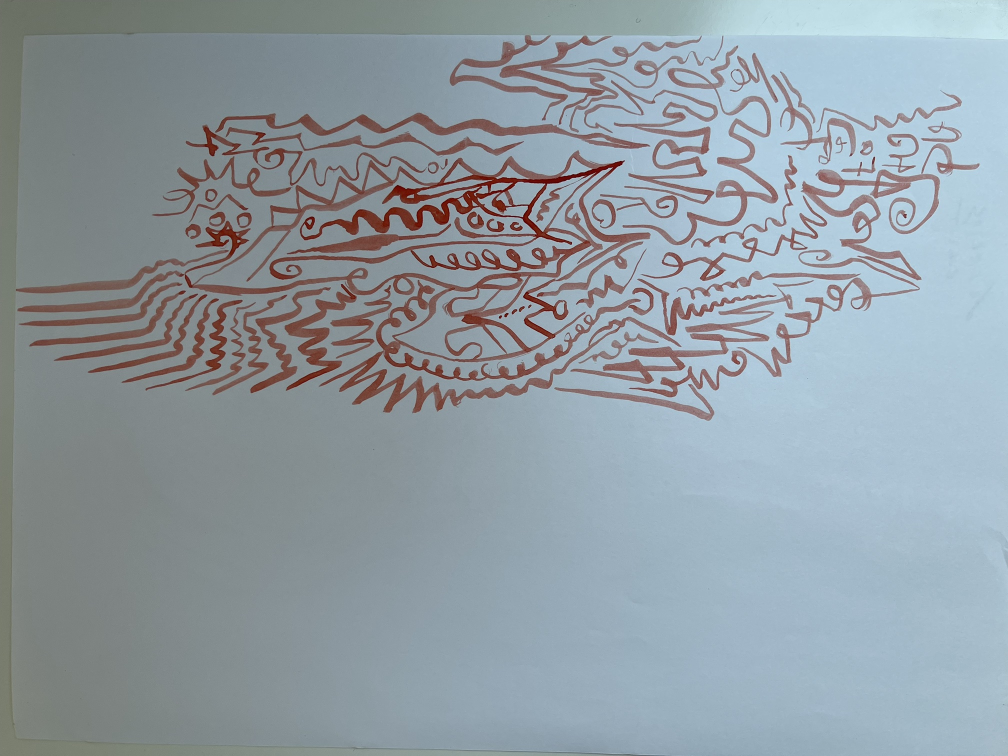
#> input picture editorial/robert/src/01.jpg, 2016 x 1512 px (shown at 1/2 size); its folder holds only this picture in this run
$ python process.py
#> lines starting #> are read from the running program, lines starting #| are printed output that depends on the picture; after the words box and inside, x2 and y2 are one past the last pixel; in counts of white or black regions, pixels touching at a corner belong together
#> further down, img is the input picture: shape (1512, 2016, 3); mean B, G, R 163.4, 156.3, 145.4
"""Digitize photographed artworks into clean plates.

perspective-correct (manual quads) -> flat-field (remove uneven light) ->
paper-white balance -> gentle contrast -> plates/NN.jpg (+ web thumbs)
"""
import cv2, numpy as np, os, json

R = os.path.dirname(os.path.dirname(os.path.abspath(__file__)))
F = None  # full frame

# TL, TR, BR, BL in source pixels; mode: 'flat' (paper visible) or 'wb' (painted ground)
WORKS = {
    "01": ([(44, 74), (2010, 64), (2010, 1508), (34, 1508)], "flat", 0),
    "02": ([(90, 72), (1952, 74), (1946, 1386), (100, 1392)], "flat", 0),
    "03": ([(60, 64), (1966, 56), (1972, 1428), (92, 1432)], "flat", 0),
    "04": ([(20, 60), (1952, 44), (1958, 1452), (16, 1452)], "flat", 0),
    "05": ([(40, 50), (1986, 42), (1984, 1478), (42, 1474)], "wb", 0),
    "06": ([(66, 72), (1958, 62), (1958, 1438), (62, 1440)], "flat", 0),
    "07": ([(42, 88), (1990, 76), (1990, 1462), (40, 1472)], "flat", 0),
    "08": ([(56, 76), (1962, 70), (1952, 1458), (56, 1468)], "flat", 0),
    "09": ([(78, 74), (1978, 60), (1990, 1480), (62, 1468)], "flat", 0),
    "10": ([(50, 82), (1952, 72), (1956, 1446), (48, 1432)], "flat", 0),
    "11": (F, "flat", 0),
    "12": ([(52, 72), (1956, 62), (1960, 1448), (50, 1440)], "flat", 0),
    "13": (F, "flat", 0),
    "14": (F, "flat", 0),
    "15": ([(90, 82), (1950, 72), (1942, 1406), (102, 1454)], "flat", 180),
    "16": ([(40, 96), (1960, 102), (1952, 1440), (36, 1450)], "wb", 0),
}
INSET = 0.012


def warp(img, quad):
    if quad is None:
        return img
    q = np.float32(quad)
    w = int(max(np.linalg.norm(q[1] - q[0]), np.linalg.norm(q[2] - q[3])))
    h = int(max(np.linalg.norm(q[3] - q[0]), np.linalg.norm(q[2] - q[1])))
    M = cv2.getPerspectiveTransform(q, np.float32([[0, 0], [w, 0], [w, h], [0, h]]))
    out = cv2.warpPerspective(img, M, (w, h), flags=cv2.INTER_LANCZOS4)
    dx, dy = int(w * INSET), int(h * INSET)
    return out[dy:h - dy, dx:w - dx]


def flatfield(img):
    """Divide by a smooth estimate of the paper illumination (per channel)."""
    f = img.astype(np.float32)
    h, w = f.shape[:2]
#> h = 1410; w = 1930
    s = 4
    small = cv2.resize(f, (w // s, h // s), interpolation=cv2.INTER_AREA)
    k = max(15, (min(h, w) // s) // 12) | 1
#> k = 29
    ill = cv2.dilate(small, cv2.getStructuringElement(cv2.MORPH_ELLIPSE, (k, k)))
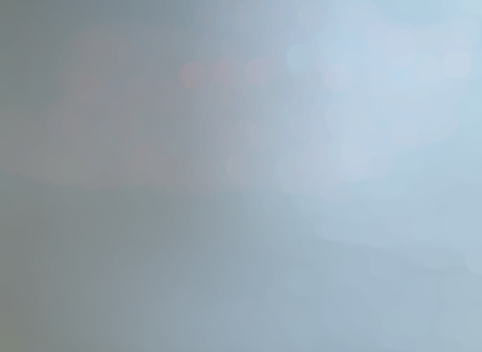
#> ill: shape (352, 482, 3) float32; mean B, G, R 180.8, 170.4, 155.6
    ill = cv2.GaussianBlur(ill, (0, 0), k / 1.5)
    ill = cv2.resize(ill, (w, h), interpolation=cv2.INTER_CUBIC)
#> ill: shape (1410, 1930, 3) float32
    out = f / np.maximum(ill, 1) * 247.0
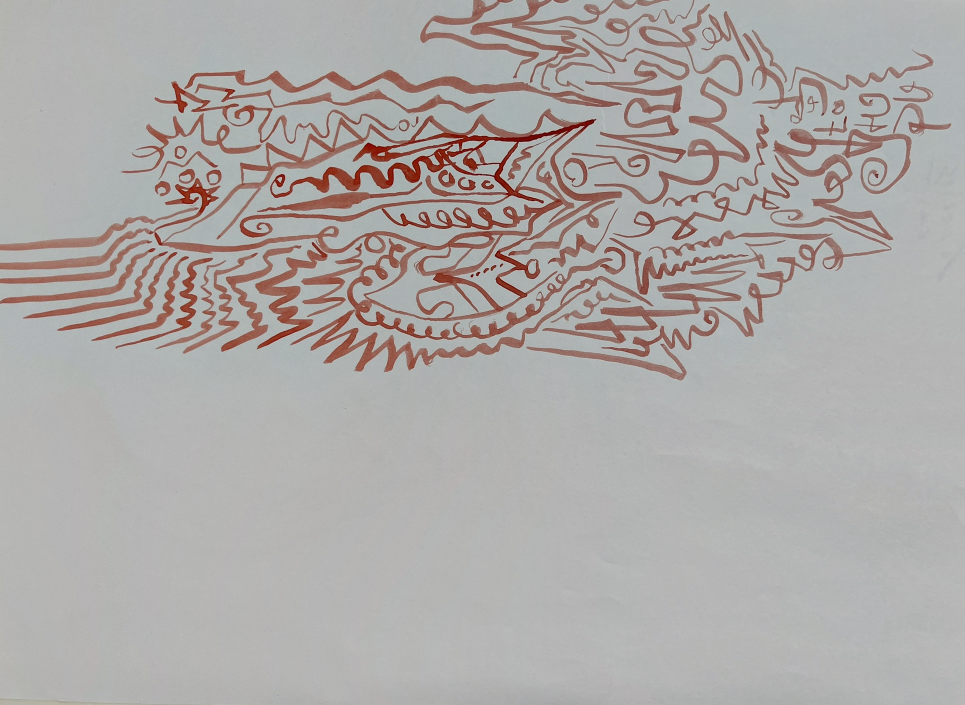
#> out: shape (1410, 1930, 3) float32 (shown at 1/2 size); mean B, G, R 226.5, 229.6, 234.2; drawn with min black and max white
    return np.clip(out, 0, 255)


def whitebalance(img):
    f = img.astype(np.float32)
    lum = f.mean(2)
    m = lum > np.percentile(lum, 97)
    ref = f[m].mean(0)
    out = f * (247.0 / ref)
    return np.clip(out, 0, 255)


def neutralize(f):
    """Scale each channel so the paper (bright, low-chroma pixels) lands on neutral 252."""
    lum = f.mean(2)
    chroma = f.max(2) - f.min(2)
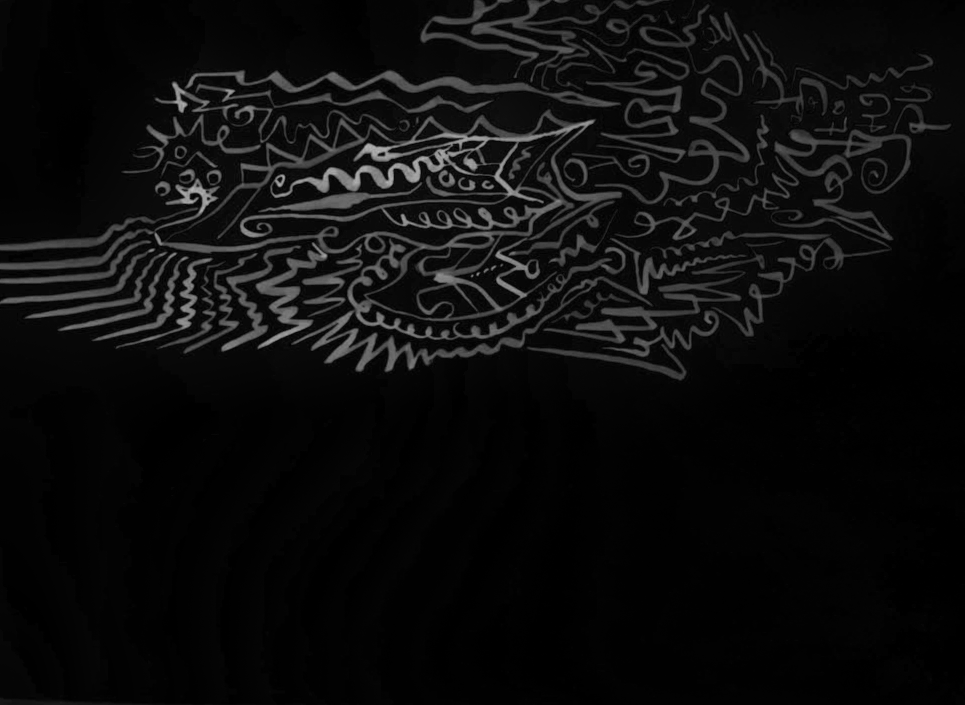
#> chroma: shape (1410, 1930) float32 (shown at 1/2 size); min 0, max 190.6, mean 13.1
    m = (lum > np.percentile(lum, 60)) & (chroma < np.percentile(chroma, 50))
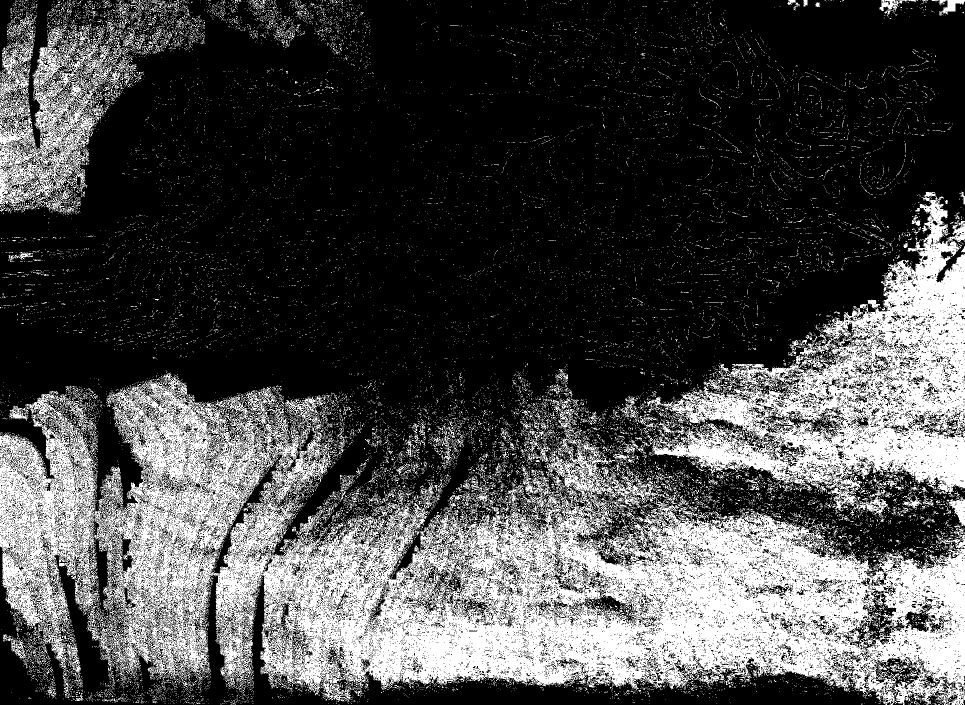
#> m: shape (1410, 1930) bool (shown at 1/2 size); 29.1% white; 21996 white regions (21403 under 20 px), largest, box (x1, y1, x2, y2) and area: (0, 745, 1930, 1410) 524200, (1294, 384, 1930, 1023) 135665, (0, 35, 273, 428) 35333
    if m.sum() < 1000:
        m = lum > np.percentile(lum, 95)
    ref = np.median(f[m], axis=0)
#> ref = [242.1, 242.5, 242.2]
    return np.clip(f * (252.0 / ref), 0, 255)


def finish(f):
    # paper -> warm archival white; deepen pigments slightly (soft S-curve on luminance)
    x = f / 255.0
    lo = np.percentile(x.mean(2), 0.5)
#> lo = 0.343
    x = np.clip((x - lo * 0.6) / (1 - lo * 0.6), 0, 1)
    x = np.where(x > 0.90, 1.0 - (1 - x) * 0.35, x)  # push near-white paper to clean white
    x = x ** 1.08
    # pigment saturation boost in LAB-ish space
    hsv = cv2.cvtColor((x * 255).astype(np.uint8), cv2.COLOR_BGR2HSV).astype(np.float32)
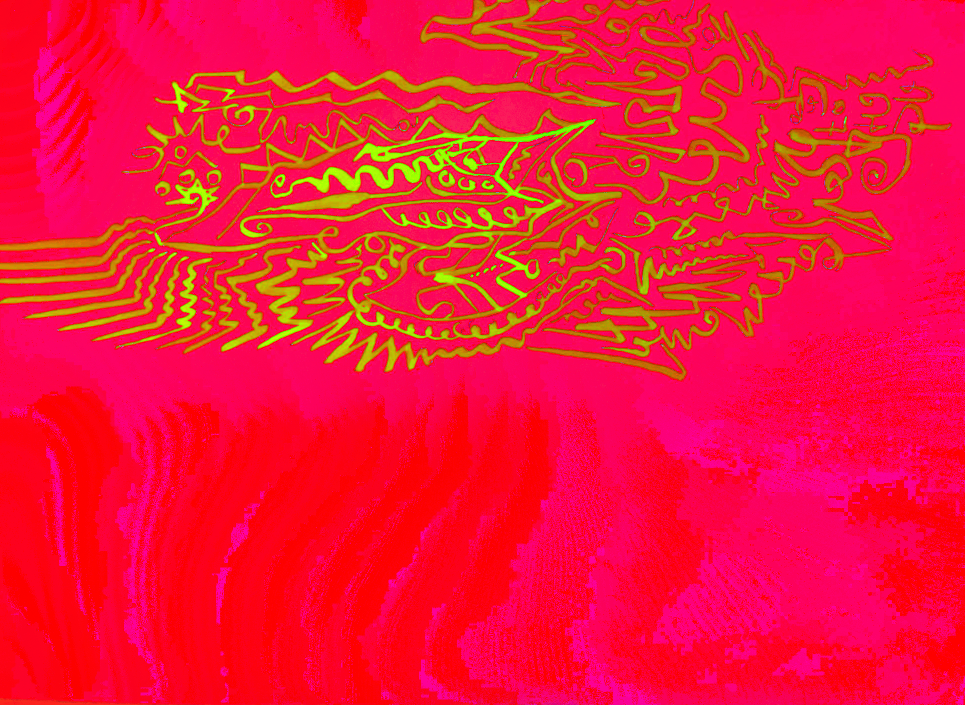
#> hsv: shape (1410, 1930, 3) float32 (shown at 1/2 size); mean B, G, R 57, 19.5, 245.1
    hsv[..., 1] = np.clip(hsv[..., 1] * 1.12, 0, 255)
    out = cv2.cvtColor(hsv.astype(np.uint8), cv2.COLOR_HSV2BGR).astype(np.float32)
    paper = np.array([238, 245, 249], np.float32)  # BGR of warm white #F9F5EE
    out = out * (paper / 255.0)
    # unsharp mask for print crispness
    blur = cv2.GaussianBlur(out, (0, 0), 1.2)
    out = cv2.addWeighted(out, 1.35, blur, -0.35, 0)
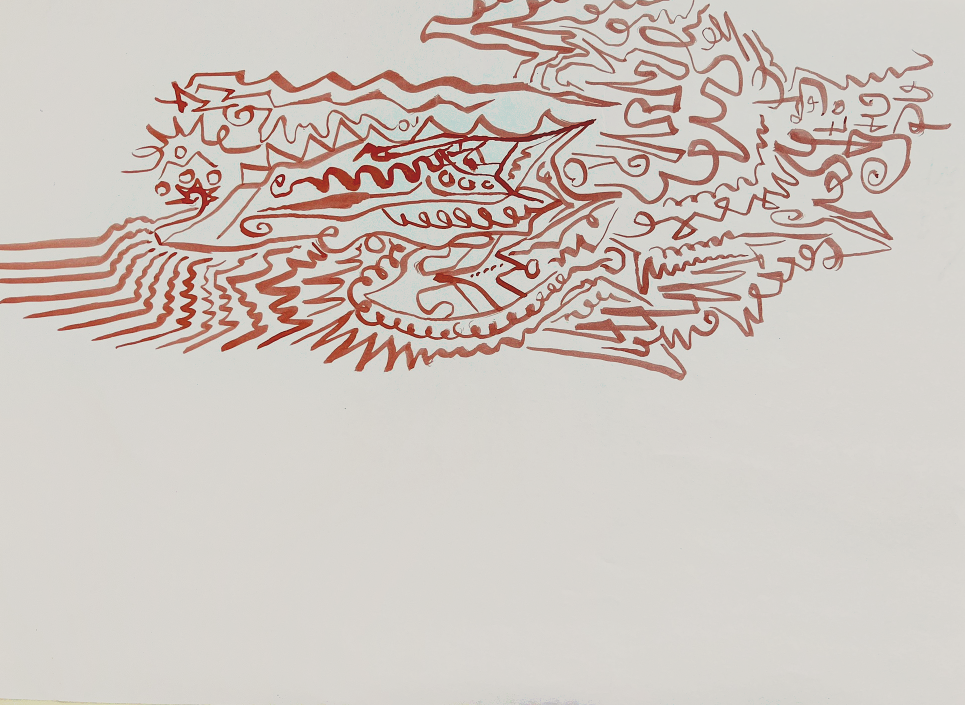
#> out: shape (1410, 1930, 3) float32 (shown at 1/2 size); mean B, G, R 210.2, 227.6, 239.9; drawn with min black and max white
    return np.clip(out, 0, 255).astype(np.uint8)


def trim_edges(img, maxf=0.04):
    """Cut away leftover table/shadow rows+cols at the borders (yellowish or dark vs paper)."""
#> called with maxf = 0.04
    f = img.astype(np.float32)
    def bad(line):
        med = np.median(line, axis=0)  # BGR
        yellow = (med[1] + med[2]) / 2 - med[0]
        return yellow > 20 or med.mean() < 205
    h, w = f.shape[:2]
#> h = 1410; w = 1930
    t = b = l = r = 0
    while t < h * maxf and bad(f[t]): t += 1
#> in bad, `med = np.median(line, axis=0)`: med = [234, 241, 244]
#> in bad, `yellow = (med[1] + med[2]) / 2 - med[0]`: yellow = 8.5
#> this loop made 0 passes
#> after the loop, t = 0
    while b < h * maxf and bad(f[h - 1 - b]): b += 1
#> after the loop, b = 0
    while l < w * maxf and bad(f[:, l]): l += 1
#> after the loop, l = 0
    while r < w * maxf and bad(f[:, w - 1 - r]): r += 1
#> after the loop, r = 0
    pad = lambda v: v + (4 if v else 0)
    return img[pad(t):h - pad(b), pad(l):w - pad(r)]


meta = {}
os.makedirs(f"{R}/plates/web", exist_ok=True)
for k, (quad, mode, rot) in WORKS.items():
    img = cv2.imread(f"{R}/src/{k}.jpg")
    img = warp(img, quad)
    img = neutralize(flatfield(img)) if mode == "flat" else whitebalance(img)
    img = finish(img)
    if mode == "flat" and quad is not None:
        img = trim_edges(img)
    if rot == 180:
        img = cv2.rotate(img, cv2.ROTATE_180)
    cv2.imwrite(f"{R}/plates/{k}.jpg", img, [cv2.IMWRITE_JPEG_QUALITY, 93])
    h, w = img.shape[:2]
#> h = 1410; w = 1930
    s = 1100 / max(h, w)
#> s = 0.57
    cv2.imwrite(f"{R}/plates/web/{k}.jpg", cv2.resize(img, (int(w * s), int(h * s)), interpolation=cv2.INTER_AREA),
                [cv2.IMWRITE_JPEG_QUALITY, 86])
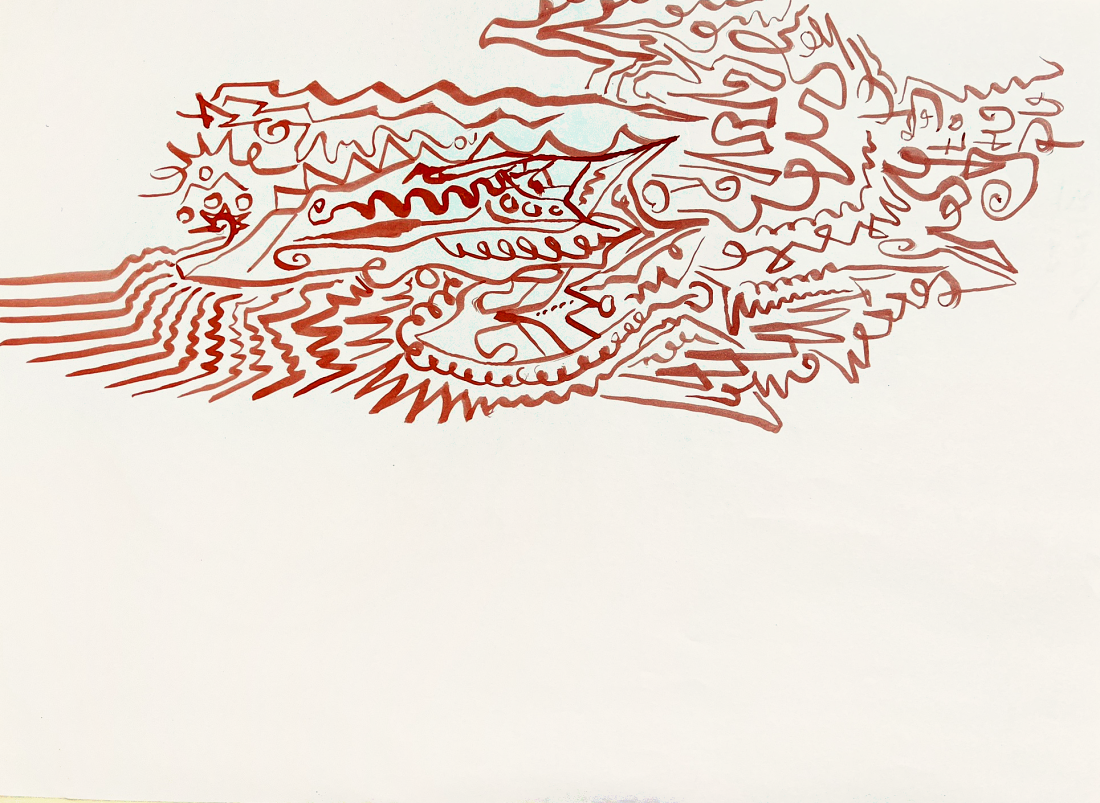
#> saved as 01.jpg: shape (803, 1100, 3); mean B, G, R 213.2, 221.7, 234.5
#> (the run stopped early here; a loop or call above may not have finished)
